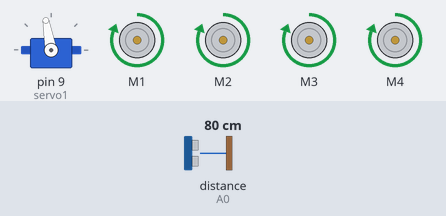
Bench run of a sketch on a simulated Arduino Uno, built with avr-gcc and run on an emulated ATmega328P. On the bench: servo, 4 × DC motor (green arrow = forward, orange = backward, longer = faster). Inputs (shaded band) come from the test bench; at power-on: distance to the obstacle (sensor on A0) 80 cm.

Above: at 1.7 s.
1.8 s: distance to the obstacle (sensor on A0) set to 33 cm
3.3 s: distance to the obstacle (sensor on A0) set to 27 cm
At 5.1 s:
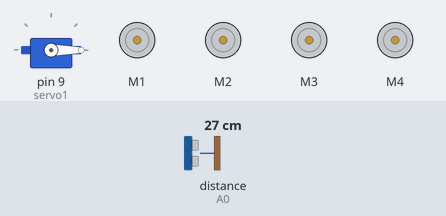
At 8.2 s:
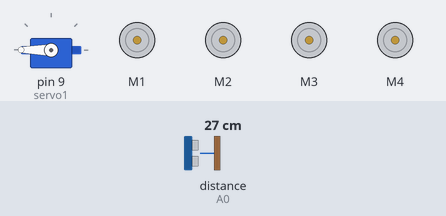
Timing chart, 0 to 30.8 s (numbered marks = the images above; inputs shaded):
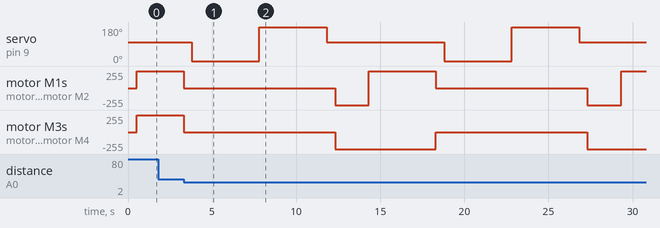

Measured:
- the behaviour switches between 30 and 29 cm on distance to the obstacle (sensor on A0) (found by bisection; images 0 and 1)
- after the input at 1.8 s, every drawn part: stays the same
- after the input at 3.3 s, servo on pin 9 (servo1): 100° → 0° after 0.51 s, → 180° 4.0 s later, → 100° 4.0 s later, → 0° 7.0 s later, … (6 changes in this stretch); motor M1: forward 255/255 → stopped at once, → backward 255/255 9.0 s later, → forward 255/255 2.0 s later, → stopped 4.0 s later, … (6 changes in this stretch)

The sketch:

Carrinho4Rodas.ino
```cpp
#include <Ultrasonic.h>
#include <AFMotor.h>
#include "Servo.h"

Servo servo1;

Ultrasonic ultrasonic(A1, A0); // T / E

AF_DCMotor motor1(1);
AF_DCMotor motor2(2);
AF_DCMotor motor3(3);
AF_DCMotor motor4(4);

void frente(){
  motor1.setSpeed(255);
  motor1.run(FORWARD);

  motor2.setSpeed(255);
  motor2.run(FORWARD);

  motor3.setSpeed(255);
  motor3.run(FORWARD);

  motor4.setSpeed(255);
  motor4.run(FORWARD);
}

void tras(){
  motor1.setSpeed(255);
  motor1.run(BACKWARD);

  motor2.setSpeed(255);
  motor2.run(BACKWARD);

  motor3.setSpeed(255);
  motor3.run(BACKWARD);

  motor4.setSpeed(255);
  motor4.run(BACKWARD);

  delay(2000);

  vira360();
}

void esquerda(){
  motor1.setSpeed(255);
  motor1.run(FORWARD);

  motor2.setSpeed(255);
  motor2.run(FORWARD);

  motor3.setSpeed(255);
  motor3.run(BACKWARD);

  motor4.setSpeed(255);
  motor4.run(BACKWARD);

  delay(2000);
}

void direita(){
  motor1.setSpeed(255);
  motor1.run(BACKWARD);

  motor2.setSpeed(255);
  motor2.run(BACKWARD);

  motor3.setSpeed(255);
  motor3.run(FORWARD);

  motor4.setSpeed(255);
  motor4.run(FORWARD);

  delay(2000);
}

void para(){
  motor1.run(RELEASE);

  motor2.run(RELEASE);

  motor3.run(RELEASE);

  motor4.run(RELEASE);
}

void meio(){
  servo1.write(100);
  delay(500);
}

float disFrente(){
  float dis = 0;
  long microsec;
  microsec = ultrasonic.timing();
  dis = ultrasonic.convert(microsec, Ultrasonic::CM);
  return dis;
}

int distanciaLados(){
  para();
  meio();
  float disDir = 0, disEsq = 0;
  long microsec;

  servo1.write(0); // Direita
  delay(1000);
  microsec = ultrasonic.timing();
  disDir = ultrasonic.convert(microsec, Ultrasonic::CM);


  delay(3000);

  servo1.write(180); // Esquerda
  delay(1000);
  microsec = ultrasonic.timing();
  disEsq = ultrasonic.convert(microsec, Ultrasonic::CM);


  delay(3000);
  meio();

  if(disDir < 30 && disEsq < 30){
    tras();
  } else if(disDir < disEsq){
    esquerda(); // Esquerda livre
  }else if(disDir > disEsq){
    direita(); // Direita livre
  }

}

void vira360(){
  motor1.setSpeed(255);
  motor1.run(FORWARD);

  motor2.setSpeed(255);
  motor2.run(FORWARD);

  motor3.setSpeed(255);
  motor3.run(BACKWARD);

  motor4.setSpeed(255);
  motor4.run(BACKWARD);

  delay(4000);
}

//========================================================================//

void setup(){

  servo1.attach(9);
  meio();

}

//========================================================================//

void loop(){

  if(disFrente() < 30){
    distanciaLados();
  }else{
    frente();
  }

}
```
